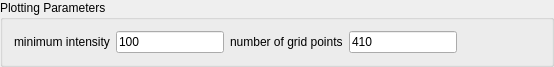
  <widget class="QGroupBox" name="groupBox_8">
   <property name="geometry">
    <rect>
     <x>9</x>
     <y>517</y>
     <width>554</width>
     <height>56</height>
    </rect>
   </property>
   <property name="title">
    <string>Plotting Parameters</string>
   </property>
   <layout class="QHBoxLayout" name="horizontalLayout_8">
    <item>
     <widget class="QLabel" name="label_9">
      <property name="text">
       <string>minimum intensity</string>
      </property>
     </widget>
    </item>
    <item>
     <widget class="QLineEdit" name="minIntensity_ledt">
      <property name="enabled">
       <bool>true</bool>
      </property>
      <property name="sizePolicy">
       <sizepolicy hsizetype="Fixed" vsizetype="Fixed">
        <horstretch>0</horstretch>
        <verstretch>0</verstretch>
       </sizepolicy>
      </property>
      <property name="minimumSize">
       <size>
        <width>0</width>
        <height>0</height>
       </size>
      </property>
      <property name="maximumSize">
       <size>
        <width>16777215</width>
        <height>16777215</height>
       </size>
      </property>
      <property name="sizeIncrement">
       <size>
        <width>0</width>
        <height>0</height>
       </size>
      </property>
      <property name="baseSize">
       <size>
        <width>0</width>
        <height>0</height>
       </size>
      </property>
      <property name="palette">
       <palette>
        <active/>
        <inactive/>
        <disabled/>
       </palette>
      </property>
      <property name="font">
       <font/>
      </property>
      <property name="cursor">
       <cursorShape>IBeamCursor</cursorShape>
      </property>
      <property name="mouseTracking">
       <bool>true</bool>
      </property>
      <property name="focusPolicy">
       <enum>Qt::StrongFocus</enum>
      </property>
      <property name="contextMenuPolicy">
       <enum>Qt::DefaultContextMenu</enum>
      </property>
      <property name="updatesEnabled">
       <bool>true</bool>
      </property>
      <property name="visible">
       <bool>true</bool>
      </property>
      <property name="acceptDrops">
       <bool>true</bool>
      </property>
      <property name="windowTitle">
       <string/>
      </property>
      <property name="windowIconText">
       <string/>
      </property>
      <property name="windowOpacity">
       <double>1.000000000000000</double>
      </property>
      <property name="windowModified">
       <bool>false</bool>
      </property>
      <property name="toolTip">
       <string>Minimum intensity for plotting in reciprocal space</string>
      </property>
      <property name="statusTip">
       <string/>
      </property>
      <property name="whatsThis">
       <string/>
      </property>
      <property name="accessibleName">
       <string/>
      </property>
      <property name="accessibleDescription">
       <string/>
      </property>
      <property name="layoutDirection">
       <enum>Qt::LeftToRight</enum>
      </property>
      <property name="autoFillBackground">
       <bool>false</bool>
      </property>
      <property name="styleSheet">
       <string notr="true"/>
      </property>
      <property name="locale">
       <locale language="English" country="UnitedStates"/>
      </property>
      <property name="windowFilePath">
       <string/>
      </property>
      <property name="inputMethodHints">
       <set>Qt::ImhNone</set>
      </property>
      <property name="inputMask">
       <string/>
      </property>
      <property name="text">
       <string>100</string>
      </property>
      <property name="maxLength">
       <number>32767</number>
      </property>
      <property name="frame">
       <bool>true</bool>
      </property>
      <property name="echoMode">
       <enum>QLineEdit::Normal</enum>
      </property>
      <property name="cursorPosition">
       <number>3</number>
      </property>
      <property name="modified">
       <bool>false</bool>
      </property>
      <property name="dragEnabled">
       <bool>false</bool>
      </property>
      <property name="readOnly">
       <bool>false</bool>
      </property>
      <property name="placeholderText">
       <string/>
      </property>
      <property name="cursorMoveStyle">
       <enum>Qt::LogicalMoveStyle</enum>
      </property>
     </widget>
    </item>
    <item>
     <widget class="QLabel" name="label_8">
      <property name="text">
       <string>number of grid points</string>
      </property>
     </widget>
    </item>
    <item>
     <widget class="QLineEdit" name="numberGridPoints_ledt">
      <property name="enabled">
       <bool>true</bool>
      </property>
      <property name="sizePolicy">
       <sizepolicy hsizetype="Fixed" vsizetype="Fixed">
        <horstretch>0</horstretch>
        <verstretch>0</verstretch>
       </sizepolicy>
      </property>
      <property name="minimumSize">
       <size>
        <width>0</width>
        <height>0</height>
       </size>
      </property>
      <property name="maximumSize">
       <size>
        <width>16777215</width>
        <height>16777215</height>
       </size>
      </property>
      <property name="sizeIncrement">
       <size>
        <width>0</width>
        <height>0</height>
       </size>
      </property>
      <property name="baseSize">
       <size>
        <width>0</width>
        <height>0</height>
       </size>
      </property>
      <property name="palette">
       <palette>
        <active/>
        <inactive/>
        <disabled/>
       </palette>
      </property>
      <property name="font">
       <font/>
      </property>
      <property name="cursor">
       <cursorShape>IBeamCursor</cursorShape>
      </property>
      <property name="mouseTracking">
       <bool>true</bool>
      </property>
      <property name="focusPolicy">
       <enum>Qt::StrongFocus</enum>
      </property>
      <property name="contextMenuPolicy">
       <enum>Qt::DefaultContextMenu</enum>
      </property>
      <property name="updatesEnabled">
       <bool>true</bool>
      </property>
      <property name="visible">
       <bool>true</bool>
      </property>
      <property name="acceptDrops">
       <bool>true</bool>
      </property>
      <property name="windowTitle">
       <string/>
      </property>
      <property name="windowIconText">
       <string/>
      </property>
      <property name="windowOpacity">
       <double>1.000000000000000</double>
      </property>
      <property name="windowModified">
       <bool>false</bool>
      </property>
      <property name="toolTip">
       <string>Number of points in Qx, Qy, and Qz</string>
      </property>
      <property name="statusTip">
       <string/>
      </property>
      <property name="whatsThis">
       <string/>
      </property>
      <property name="accessibleName">
       <string/>
      </property>
      <property name="accessibleDescription">
       <string/>
      </property>
      <property name="layoutDirection">
       <enum>Qt::LeftToRight</enum>
      </property>
      <property name="autoFillBackground">
       <bool>false</bool>
      </property>
      <property name="styleSheet">
       <string notr="true"/>
      </property>
      <property name="locale">
       <locale language="English" country="UnitedStates"/>
      </property>
      <property name="windowFilePath">
       <string/>
      </property>
      <property name="inputMethodHints">
       <set>Qt::ImhNone</set>
      </property>
      <property name="inputMask">
       <string/>
      </property>
      <property name="text">
       <string>410</string>
      </property>
      <property name="maxLength">
       <number>32767</number>
      </property>
      <property name="frame">
       <bool>true</bool>
      </property>
      <property name="echoMode">
       <enum>QLineEdit::Normal</enum>
      </property>
      <property name="cursorPosition">
       <number>3</number>
      </property>
      <property name="modified">
       <bool>false</bool>
      </property>
      <property name="dragEnabled">
       <bool>false</bool>
      </property>
      <property name="readOnly">
       <bool>false</bool>
      </property>
      <property name="placeholderText">
       <string/>
      </property>
      <property name="cursorMoveStyle">
       <enum>Qt::LogicalMoveStyle</enum>
      </property>
     </widget>
    </item>
    <item>
     <spacer name="horizontalSpacer_10">
      <property name="orientation">
       <enum>Qt::Horizontal</enum>
      </property>
      <property name="sizeHint" stdset="0">
       <size>
        <width>40</width>
        <height>20</height>
       </size>
      </property>
     </spacer>
    </item>
   </layout>
  </widget>
